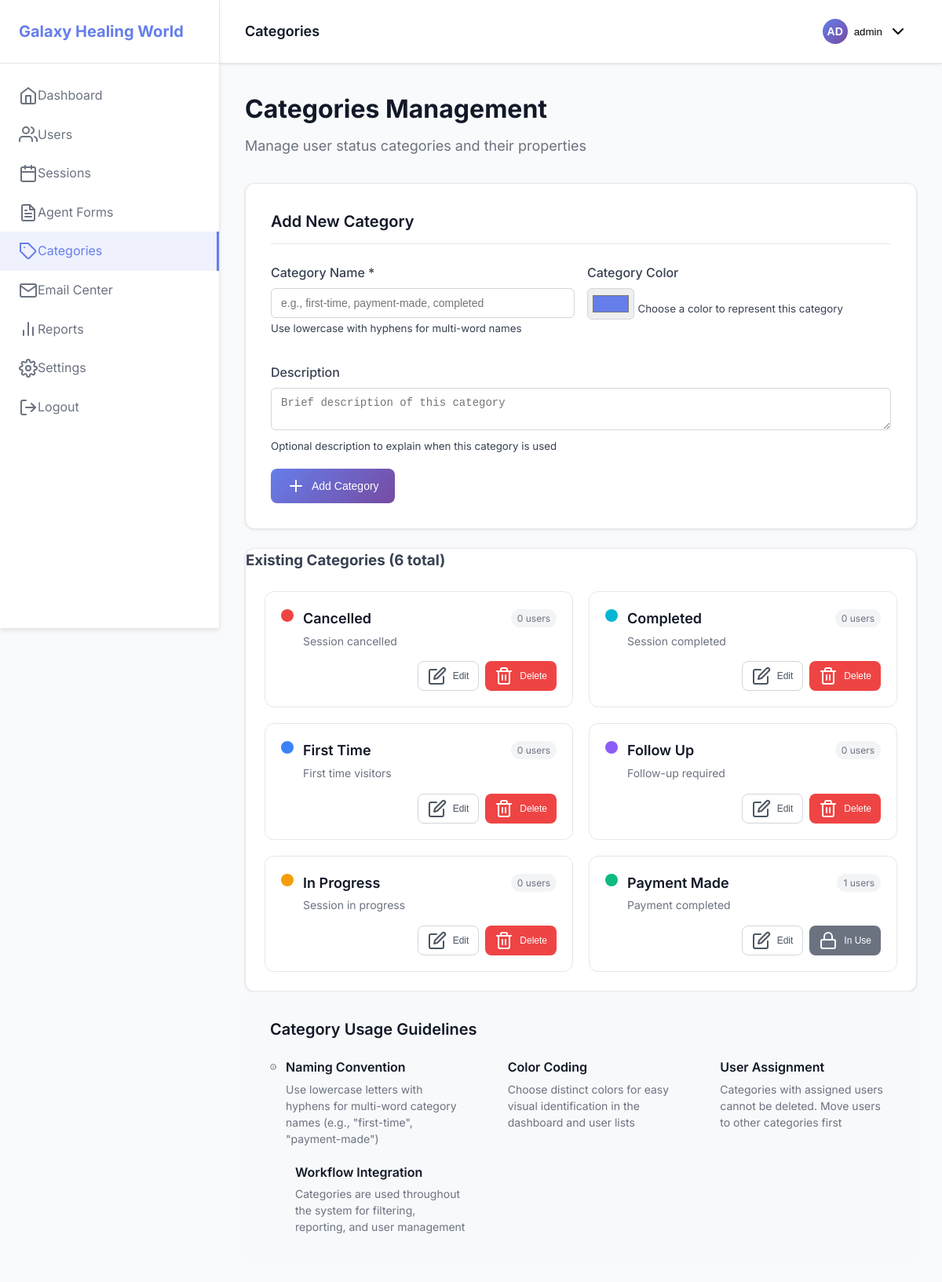
Screenshot of /admin/categories.php (signed in) with the database file from the repository.
### tables this page shows
CREATE TABLE categories (
                id INTEGER PRIMARY KEY AUTOINCREMENT,
                name VARCHAR(100) NOT NULL UNIQUE,
                description TEXT,
                color VARCHAR(7) DEFAULT '#667eea',
                created_at DATETIME DEFAULT CURRENT_TIMESTAMP
            );

### config/config.php (called while the page is built, shortened)
<?php
class Config {
    private static $config = [
        'site' => [
            'name' => 'Galaxy Healing World',
            'description' => 'Your journey to healing starts here',
            'email' => 'info@galaxyhealingworld.com',
            'phone' => '+1234567890',
            'address' => ''
        ],
        'database' => [
            'type' => 'sqlite',
            'sqlite_path' => '',
            'mysql' => [
                'host' => 'localhost',
                'username' => '',
                'password' => '',
                'database' => ''
            ]
        ],
        'email' => [
            'smtp_host' => '',
            'smtp_port' => 587,
            'smtp_username' => '',
            'smtp_password' => '',
            'from_email' => '',
            'from_name' => 'Galaxy Healing World'
        ],
        'payment' => [
            'upi_id' => '',
            'qr_code_path' => '/assets/images/payment-qr.png',
            'whatsapp_number' => '',
            'first_session_amount' => 500
        ]
    ];
    public static function get($key = null) {
        $keys = explode('.', $key);
        $value = self::$config;
        foreach ($keys as $k) {
            if (isset($value[$k])) {
                $value = $value[$k];
            } else {
                return null;
            }
        }
        return $value;
    }
    public static function load() {
        $configFile = __DIR__ . '/settings.json';
        if (file_exists($configFile)) {
            $config = json_decode(file_get_contents($configFile), true);
            if ($config) {
                self::$config = array_replace_recursive(self::$config, $config);
            }
        }
    }
}
?>

### admin/categories.php (the view, shortened to what this page needs)
<?php
require_once '../config/config.php';
$db = Database::getInstance();
$pdo = $db->getConnection();
$stmt = $pdo->query("
    SELECT c.*,
           (SELECT COUNT(*) FROM users u WHERE u.status = c.name) as user_count
    FROM categories c
    ORDER BY c.name
");
$categories = $stmt->fetchAll();
?>
<!DOCTYPE html>
<html lang="en">
<head>
    <link rel="stylesheet" href="../assets/css/admin.css">
    <link rel="stylesheet" href="https://cdn.jsdelivr.net/npm/feather-icons@4.28.0/feather.min.css">
</head>
<body>
    <div class="admin-layout">
        <?php include 'includes/sidebar.php'; ?>
        <div class="admin-content">
            <?php include 'includes/header.php'; ?>
            <main class="main-content">
                <div class="page-header">
                    <h1>Categories Management</h1>
                    <p>Manage user status categories and their properties</p>
                </div>
                <div class="form-section">
                    <h3>Add New Category</h3>
                    <form method="POST" class="category-form">
                        <div class="form-row">
                            <div class="form-group">
                                <label for="name">Category Name <span class="required">*</span></label>
                                <input type="text" id="name" name="name" required class="form-control"
                                       placeholder="e.g., first-time, payment-made, completed"
                                       aria-describedby="name-help">
                                <small id="name-help">Use lowercase with hyphens for multi-word names</small>
                            </div>
                            <div class="form-group">
                                <label for="color">Category Color</label>
                                <input type="color" id="color" name="color" value="#667eea" class="form-control color-input"
                                       aria-describedby="color-help">
                                <small id="color-help">Choose a color to represent this category</small>
                            </div>
                        </div>
                        <div class="form-group">
                            <label for="description">Description</label>
                            <textarea id="description" name="description" rows="2" class="form-control"
                                      placeholder="Brief description of this category"
                                      aria-describedby="description-help"></textarea>
                            <small id="description-help">Optional description to explain when this category is used</small>
                        </div>
                        <button type="submit" class="btn btn-primary">
                            <i data-feather="plus" aria-hidden="true"></i>
                            Add Category
                        </button>
                    </form>
                </div>
                <div class="table-container">
                    <div class="table-header">
                        <h3>Existing Categories (<?php echo count($categories); ?> total)</h3>
                    </div>
                    <?php if (empty($categories)): ?>
                        <div class="empty-state" role="status" aria-live="polite">
                            <i data-feather="tag" aria-hidden="true"></i>
                            <h3>No categories found</h3>
                            <p>Add your first category using the form above.</p>
                        </div>
                    <?php else: ?>
                        <div class="categories-grid">
                            <?php foreach ($categories as $category): ?>
                                <div class="category-card">
                                    <div class="category-header">
                                        <div class="category-color"
                                             style="background-color: <?php echo htmlspecialchars($category['color']); ?>"
                                             aria-label="Category color"></div>
                                        <div class="category-info">
                                            <h4 class="category-name">
                                                <?php echo htmlspecialchars(ucwords(str_replace('-', ' ', $category['name']))); ?>
                                            </h4>
                                            <p class="category-description">
                                                <?php echo htmlspecialchars($category['description'] ?: 'No description'); ?>
                                            </p>
                                        </div>
                                        <div class="category-usage">
                                            <span class="usage-count" aria-label="<?php echo $category['user_count']; ?> users assigned">
                                                <?php echo $category['user_count']; ?> users
                                            </span>
                                        </div>
                                    </div>
                                    <div class="category-actions">
                                        <button type="button" class="btn btn-small btn-outline"
                                                onclick="editCategory(<?php echo htmlspecialchars(json_encode($category)); ?>)"
                                                aria-label="Edit <?php echo htmlspecialchars($category['name']); ?> category">
                                            <i data-feather="edit" aria-hidden="true"></i>
                                            Edit
                                        </button>
                                        <?php if ($category['user_count'] == 0): ?>
                                            <button type="button" class="btn btn-small btn-danger"
                                                    onclick="deleteCategory(<?php echo $category['id']; ?>, '<?php echo htmlspecialchars($category['name']); ?>')"
                                                    aria-label="Delete <?php echo htmlspecialchars($category['name']); ?> category">
                                                <i data-feather="trash-2" aria-hidden="true"></i>
                                                Delete
                                            </button>
                                        <?php else: ?>
                                            <button type="button" class="btn btn-small btn-secondary" disabled
                                                    aria-label="Cannot delete - category is in use"
                                                    title="Cannot delete - category is assigned to users">
                                                <i data-feather="lock" aria-hidden="true"></i>
                                                In Use
                                            </button>
                                        <?php endif; ?>
                                    </div>
                                </div>
                            <?php endforeach; ?>
                        </div>
                    <?php endif; ?>
                </div>
                <div class="info-section">
                    <h3>Category Usage Guidelines</h3>
                    <div class="info-grid">
                        <div class="info-item">
                            <i data-feather="info" aria-hidden="true"></i>
                            <div>
                                <h4>Naming Convention</h4>
                                <p>Use lowercase letters with hyphens for multi-word category names (e.g., "first-time", "payment-made")</p>
                            </div>
                        </div>
                        <div class="info-item">
                            <i data-feather="palette" aria-hidden="true"></i>
                            <div>
                                <h4>Color Coding</h4>
                                <p>Choose distinct colors for easy visual identification in the dashboard and user lists</p>
                            </div>
                        </div>
                        <div class="info-item">
                            <i data-feather="users" aria-hidden="true"></i>
                            <div>
                                <h4>User Assignment</h4>
                                <p>Categories with assigned users cannot be deleted. Move users to other categories first</p>
                            </div>
                        </div>
                        <div class="info-item">
                            <i data-feather="workflow" aria-hidden="true"></i>
                            <div>
                                <h4>Workflow Integration</h4>
                                <p>Categories are used throughout the system for filtering, reporting, and user management</p>
                            </div>
                        </div>
                    </div>
                </div>
            </main>
        </div>
    </div>
</body>
</html>

### admin/includes/sidebar.php
<div class="sidebar">
    <div class="sidebar-header">
        <a href="index.php" class="sidebar-logo">
            <?php echo Config::get('site.name'); ?>
        </a>
    </div>
    <nav class="sidebar-nav">
        <a href="index.php" class="nav-item <?php echo basename($_SERVER['PHP_SELF']) == 'index.php' ? 'active' : ''; ?>">
            <i data-feather="home"></i>
            Dashboard
        </a>
        <a href="users.php" class="nav-item <?php echo basename($_SERVER['PHP_SELF']) == 'users.php' ? 'active' : ''; ?>">
            <i data-feather="users"></i>
            Users
        </a>
        <a href="sessions.php" class="nav-item <?php echo basename($_SERVER['PHP_SELF']) == 'sessions.php' ? 'active' : ''; ?>">
            <i data-feather="calendar"></i>
            Sessions
        </a>
        <a href="agent-forms.php" class="nav-item <?php echo basename($_SERVER['PHP_SELF']) == 'agent-forms.php' ? 'active' : ''; ?>">
            <i data-feather="file-text"></i>
            Agent Forms
        </a>
        <a href="categories.php" class="nav-item <?php echo basename($_SERVER['PHP_SELF']) == 'categories.php' ? 'active' : ''; ?>">
            <i data-feather="tag"></i>
            Categories
        </a>
        <a href="email.php" class="nav-item <?php echo basename($_SERVER['PHP_SELF']) == 'email.php' ? 'active' : ''; ?>">
            <i data-feather="mail"></i>
            Email Center
        </a>
        <a href="reports.php" class="nav-item <?php echo basename($_SERVER['PHP_SELF']) == 'reports.php' ? 'active' : ''; ?>">
            <i data-feather="bar-chart-2"></i>
            Reports
        </a>
        <a href="settings.php" class="nav-item <?php echo basename($_SERVER['PHP_SELF']) == 'settings.php' ? 'active' : ''; ?>">
            <i data-feather="settings"></i>
            Settings
        </a>
        <a href="logout.php" class="nav-item">
            <i data-feather="log-out"></i>
            Logout
        </a>
    </nav>
</div>

### admin/includes/header.php (shortened to what this page needs)
<header class="admin-header">
    <div class="header-title">
        <?php
        $pageTitle = 'Dashboard';
        switch(basename($_SERVER['PHP_SELF'])) {
            case 'categories.php': $pageTitle = 'Categories'; break;
        }
        echo $pageTitle;
        ?>
    </div>
    <div class="header-actions">
        <div class="user-menu">
            <button class="user-trigger">
                <div class="user-avatar">
                    <?php echo strtoupper(substr($_SESSION['admin_username'] ?? 'A', 0, 2)); ?>
                </div>
                <span><?php echo htmlspecialchars($_SESSION['admin_username'] ?? 'Admin'); ?></span>
                <i data-feather="chevron-down"></i>
            </button>
        </div>
    </div>
</header>

### rows the page displays
categories: name "Cancelled", description "Session cancelled", user_count "0"
categories: name "Completed", description "Session completed", user_count "0"
categories: name "First Time", description "First time visitors", user_count "0"
categories: name "Follow Up", description "Follow-up required", user_count "0"
categories: name "In Progress", description "Session in progress", user_count "0"
categories: name "Payment Made", description "Payment completed", user_count "1", shows "In Use"

### other values shown
Config::get('site.name') "Galaxy Healing World"
$pageTitle "Categories"
substr($_SESSION['admin_username'] ?? 'A', 0, 2) "AD"
$_SESSION['admin_username'] "admin"
count($categories) "6"
